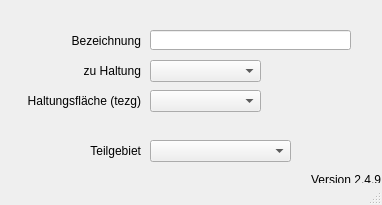
<?xml version="1.0" encoding="UTF-8"?>
<ui version="4.0">
 <class>MainWindow</class>
 <widget class="QMainWindow" name="MainWindow">
  <property name="geometry">
   <rect>
    <x>0</x>
    <y>0</y>
    <width>382</width>
    <height>205</height>
   </rect>
  </property>
  <property name="windowTitle">
   <string>MainWindow</string>
  </property>
  <property name="layoutDirection">
   <enum>Qt::LeftToRight</enum>
  </property>
  <widget class="QWidget" name="centralwidget">
   <widget class="QLabel" name="label_4">
    <property name="geometry">
     <rect>
      <x>50</x>
      <y>30</y>
      <width>91</width>
      <height>21</height>
     </rect>
    </property>
    <property name="text">
     <string>Bezeichnung</string>
    </property>
    <property name="alignment">
     <set>Qt::AlignRight|Qt::AlignTrailing|Qt::AlignVCenter</set>
    </property>
   </widget>
   <widget class="QLineEdit" name="flnam">
    <property name="geometry">
     <rect>
      <x>150</x>
      <y>30</y>
      <width>201</width>
      <height>20</height>
     </rect>
    </property>
    <property name="text">
     <string/>
    </property>
   </widget>
   <widget class="QLabel" name="lb_version">
    <property name="geometry">
     <rect>
      <x>310</x>
      <y>170</y>
      <width>71</width>
      <height>20</height>
     </rect>
    </property>
    <property name="toolTip">
     <string>Version QKan Import</string>
    </property>
    <property name="text">
     <string>Version 2.4.9</string>
    </property>
    <property name="alignment">
     <set>Qt::AlignRight|Qt::AlignTrailing|Qt::AlignVCenter</set>
    </property>
   </widget>
   <widget class="QComboBox" name="haltnam">
    <property name="geometry">
     <rect>
      <x>150</x>
      <y>60</y>
      <width>111</width>
      <height>22</height>
     </rect>
    </property>
   </widget>
   <widget class="QLabel" name="label_20">
    <property name="geometry">
     <rect>
      <x>80</x>
      <y>60</y>
      <width>61</width>
      <height>21</height>
     </rect>
    </property>
    <property name="text">
     <string>zu Haltung</string>
    </property>
    <property name="alignment">
     <set>Qt::AlignRight|Qt::AlignTrailing|Qt::AlignVCenter</set>
    </property>
   </widget>
   <widget class="QComboBox" name="tezgnam">
    <property name="geometry">
     <rect>
      <x>150</x>
      <y>90</y>
      <width>111</width>
      <height>22</height>
     </rect>
    </property>
   </widget>
   <widget class="QLabel" name="label_23">
    <property name="geometry">
     <rect>
      <x>10</x>
      <y>90</y>
      <width>131</width>
      <height>21</height>
     </rect>
    </property>
    <property name="text">
     <string>Haltungsfläche (tezg)</string>
    </property>
    <property name="alignment">
     <set>Qt::AlignRight|Qt::AlignTrailing|Qt::AlignVCenter</set>
    </property>
   </widget>
   <widget class="QComboBox" name="teilgebiet">
    <property name="geometry">
     <rect>
      <x>150</x>
      <y>140</y>
      <width>141</width>
      <height>22</height>
     </rect>
    </property>
   </widget>
   <widget class="QLabel" name="label_22">
    <property name="geometry">
     <rect>
      <x>80</x>
      <y>140</y>
      <width>61</width>
      <height>21</height>
     </rect>
    </property>
    <property name="text">
     <string>Teilgebiet</string>
    </property>
    <property name="alignment">
     <set>Qt::AlignRight|Qt::AlignTrailing|Qt::AlignVCenter</set>
    </property>
   </widget>
  </widget>
  <widget class="QStatusBar" name="statusbar"/>
 </widget>
 <resources/>
 <connections/>
</ui>
